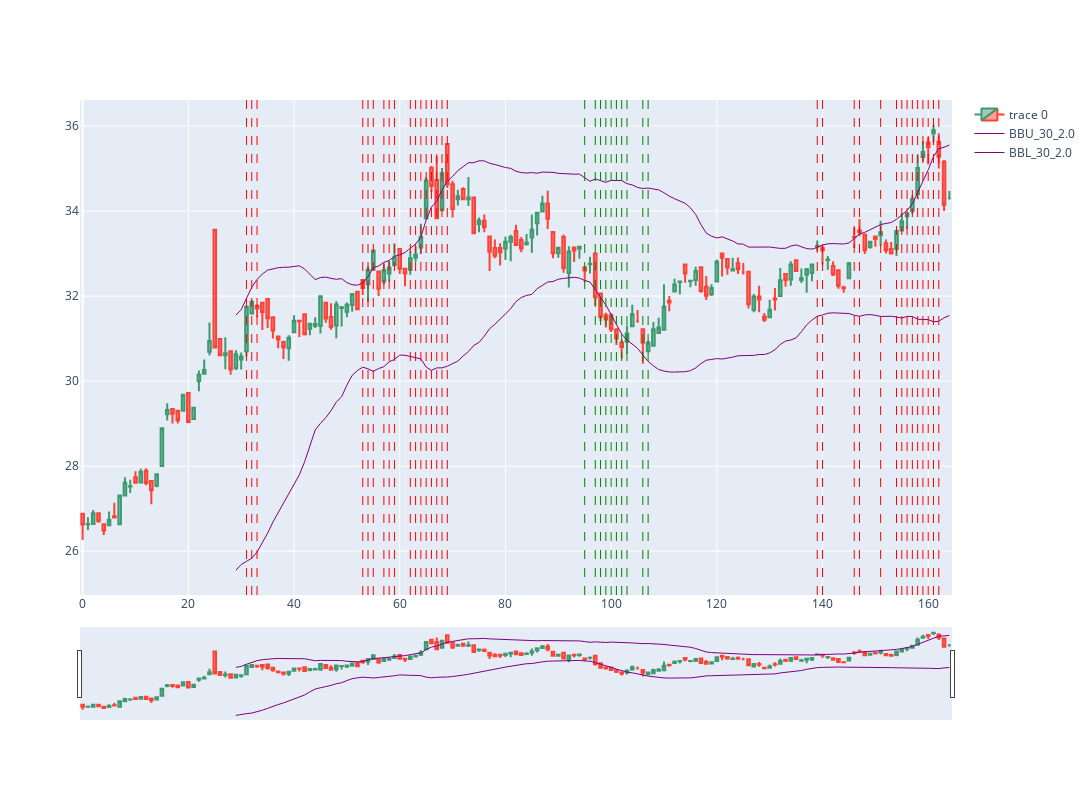

Here is the notebook cell this chart was saved with:
### Code cell
data = get_stock_candles_df('HRTS', '2022-01-01', '2024-12-31', '1d')
data = find_near_reversal(data)
print_candles(data)

### Figure 1 — Plotly figure (JSON) as saved in the notebook; plotly's stock layout.template omitted (floating-point values rounded to 4 significant figures; data arrays with more than 128 entries replaced by an {"elided": "..."} marker saying what was removed)
{"data": [{"close": {"elided": "165 float values"}, "high": {"elided": "165 float values"}, "low": {"elided": "165 float values"}, "open": {"elided": "165 float values"}, "type": "candlestick", "x": {"elided": "165 int values"}}, {"line": {"color": "purple", "width": 1}, "name": "BBU_30_2.0", "type": "scatter", "x": {"elided": "165 int values"}, "y": {"elided": "165 float values"}}, {"line": {"color": "purple", "width": 1}, "name": "BBL_30_2.0", "type": "scatter", "x": {"elided": "165 int values"}, "y": {"elided": "165 float values"}}], "layout": {"height": 800, "shapes": [{"line": {"color": "green", "dash": "dash", "width": 1}, "type": "line", "x0": 95, "x1": 95, "xref": "x", "y0": 0, "y1": 1, "yref": "y domain"}, {"line": {"color": "green", "dash": "dash", "width": 1}, "type": "line", "x0": 97, "x1": 97, "xref": "x", "y0": 0, "y1": 1, "yref": "y domain"}, {"line": {"color": "green", "dash": "dash", "width": 1}, "type": "line", "x0": 98, "x1": 98, "xref": "x", "y0": 0, "y1": 1, "yref": "y domain"}, {"line": {"color": "green", "dash": "dash", "width": 1}, "type": "line", "x0": 99, "x1": 99, "xref": "x", "y0": 0, "y1": 1, "yref": "y domain"}, {"line": {"color": "green", "dash": "dash", "width": 1}, "type": "line", "x0": 100, "x1": 100, "xref": "x", "y0": 0, "y1": 1, "yref": "y domain"}, {"line": {"color": "green", "dash": "dash", "width": 1}, "type": "line", "x0": 101, "x1": 101, "xref": "x", "y0": 0, "y1": 1, "yref": "y domain"}, {"line": {"color": "green", "dash": "dash", "width": 1}, "type": "line", "x0": 102, "x1": 102, "xref": "x", "y0": 0, "y1": 1, "yref": "y domain"}, {"line": {"color": "green", "dash": "dash", "width": 1}, "type": "line", "x0": 103, "x1": 103, "xref": "x", "y0": 0, "y1": 1, "yref": "y domain"}, {"line": {"color": "green", "dash": "dash", "width": 1}, "type": "line", "x0": 106, "x1": 106, "xref": "x", "y0": 0, "y1": 1, "yref": "y domain"}, {"line": {"color": "green", "dash": "dash", "width": 1}, "type": "line", "x0": 107, "x1": 107, "xref": "x", "y0": 0, "y1": 1, "yref": "y domain"}, {"line": {"color": "red", "dash": "dash", "width": 1}, "type": "line", "x0": 31, "x1": 31, "xref": "x", "y0": 0, "y1": 1, "yref": "y domain"}, {"line": {"color": "red", "dash": "dash", "width": 1}, "type": "line", "x0": 32, "x1": 32, "xref": "x", "y0": 0, "y1": 1, "yref": "y domain"}, {"line": {"color": "red", "dash": "dash", "width": 1}, "type": "line", "x0": 33, "x1": 33, "xref": "x", "y0": 0, "y1": 1, "yref": "y domain"}, {"line": {"color": "red", "dash": "dash", "width": 1}, "type": "line", "x0": 53, "x1": 53, "xref": "x", "y0": 0, "y1": 1, "yref": "y domain"}, {"line": {"color": "red", "dash": "dash", "width": 1}, "type": "line", "x0": 54, "x1": 54, "xref": "x", "y0": 0, "y1": 1, "yref": "y domain"}, {"line": {"color": "red", "dash": "dash", "width": 1}, "type": "line", "x0": 55, "x1": 55, "xref": "x", "y0": 0, "y1": 1, "yref": "y domain"}, {"line": {"color": "red", "dash": "dash", "width": 1}, "type": "line", "x0": 57, "x1": 57, "xref": "x", "y0": 0, "y1": 1, "yref": "y domain"}, {"line": {"color": "red", "dash": "dash", "width": 1}, "type": "line", "x0": 58, "x1": 58, "xref": "x", "y0": 0, "y1": 1, "yref": "y domain"}, {"line": {"color": "red", "dash": "dash", "width": 1}, "type": "line", "x0": 59, "x1": 59, "xref": "x", "y0": 0, "y1": 1, "yref": "y domain"}, {"line": {"color": "red", "dash": "dash", "width": 1}, "type": "line", "x0": 62, "x1": 62, "xref": "x", "y0": 0, "y1": 1, "yref": "y domain"}, {"line": {"color": "red", "dash": "dash", "width": 1}, "type": "line", "x0": 63, "x1": 63, "xref": "x", "y0": 0, "y1": 1, "yref": "y domain"}, {"line": {"color": "red", "dash": "dash", "width": 1}, "type": "line", "x0": 64, "x1": 64, "xref": "x", "y0": 0, "y1": 1, "yref": "y domain"}, {"line": {"color": "red", "dash": "dash", "width": 1}, "type": "line", "x0": 65, "x1": 65, "xref": "x", "y0": 0, "y1": 1, "yref": "y domain"}, {"line": {"color": "red", "dash": "dash", "width": 1}, "type": "line", "x0": 66, "x1": 66, "xref": "x", "y0": 0, "y1": 1, "yref": "y domain"}, {"line": {"color": "red", "dash": "dash", "width": 1}, "type": "line", "x0": 67, "x1": 67, "xref": "x", "y0": 0, "y1": 1, "yref": "y domain"}, {"line": {"color": "red", "dash": "dash", "width": 1}, "type": "line", "x0": 68, "x1": 68, "xref": "x", "y0": 0, "y1": 1, "yref": "y domain"}, {"line": {"color": "red", "dash": "dash", "width": 1}, "type": "line", "x0": 69, "x1": 69, "xref": "x", "y0": 0, "y1": 1, "yref": "y domain"}, {"line": {"color": "red", "dash": "dash", "width": 1}, "type": "line", "x0": 139, "x1": 139, "xref": "x", "y0": 0, "y1": 1, "yref": "y domain"}, {"line": {"color": "red", "dash": "dash", "width": 1}, "type": "line", "x0": 140, "x1": 140, "xref": "x", "y0": 0, "y1": 1, "yref": "y domain"}, {"line": {"color": "red", "dash": "dash", "width": 1}, "type": "line", "x0": 146, "x1": 146, "xref": "x", "y0": 0, "y1": 1, "yref": "y domain"}, {"line": {"color": "red", "dash": "dash", "width": 1}, "type": "line", "x0": 147, "x1": 147, "xref": "x", "y0": 0, "y1": 1, "yref": "y domain"}, {"line": {"color": "red", "dash": "dash", "width": 1}, "type": "line", "x0": 151, "x1": 151, "xref": "x", "y0": 0, "y1": 1, "yref": "y domain"}, {"line": {"color": "red", "dash": "dash", "width": 1}, "type": "line", "x0": 154, "x1": 154, "xref": "x", "y0": 0, "y1": 1, "yref": "y domain"}, {"line": {"color": "red", "dash": "dash", "width": 1}, "type": "line", "x0": 155, "x1": 155, "xref": "x", "y0": 0, "y1": 1, "yref": "y domain"}, {"line": {"color": "red", "dash": "dash", "width": 1}, "type": "line", "x0": 156, "x1": 156, "xref": "x", "y0": 0, "y1": 1, "yref": "y domain"}, {"line": {"color": "red", "dash": "dash", "width": 1}, "type": "line", "x0": 157, "x1": 157, "xref": "x", "y0": 0, "y1": 1, "yref": "y domain"}, {"line": {"color": "red", "dash": "dash", "width": 1}, "type": "line", "x0": 158, "x1": 158, "xref": "x", "y0": 0, "y1": 1, "yref": "y domain"}, {"line": {"color": "red", "dash": "dash", "width": 1}, "type": "line", "x0": 159, "x1": 159, "xref": "x", "y0": 0, "y1": 1, "yref": "y domain"}, {"line": {"color": "red", "dash": "dash", "width": 1}, "type": "line", "x0": 160, "x1": 160, "xref": "x", "y0": 0, "y1": 1, "yref": "y domain"}, {"line": {"color": "red", "dash": "dash", "width": 1}, "type": "line", "x0": 161, "x1": 161, "xref": "x", "y0": 0, "y1": 1, "yref": "y domain"}, {"line": {"color": "red", "dash": "dash", "width": 1}, "type": "line", "x0": 162, "x1": 162, "xref": "x", "y0": 0, "y1": 1, "yref": "y domain"}], "width": 1200}}
